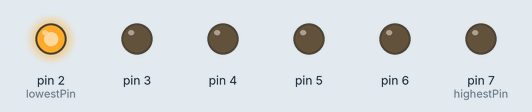
This sketch was run on a simulated Arduino Uno, built with avr-gcc and run on an emulated ATmega328P. Shown: output pins drawn as LEDs (lit = HIGH).

Above: at 0.3 s.
At 6.0 s:
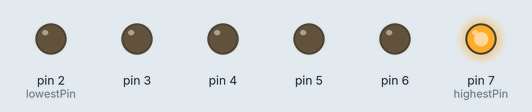
At 16.1 s:
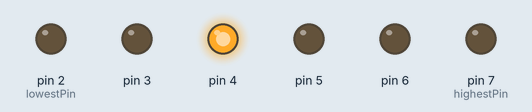
At 33.6 s:
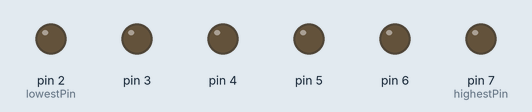
Timing chart, 0 to 35.5 s (numbered marks = the images above):
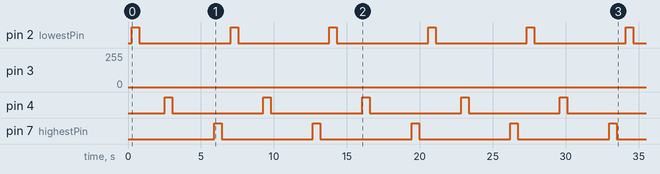

The sketch:

Serial.ino
```cpp
const int lowestPin = 2;

const int highestPin = 7;

void setup() {

  // set pins 2 through 7 as outputs:

  for (int thisPin = lowestPin; thisPin <= highestPin;
    thisPin++) {

    pinMode(thisPin, OUTPUT);

  }
}

void loop() {

  /*
  for (int thisPin = lowestPin; thisPin <= highestPin;
    thisPin++) {
    analogWrite(thisPin,255);
  }
  */
  // iterate over the pins:
  for (int thisPin = lowestPin; thisPin <= highestPin;
    thisPin++) {

    // fade the LED on thisPin from off to brightest:

    for (int brightness = 0; brightness < 255;
      brightness++) {

      analogWrite(thisPin, brightness);

      delay(2);

    }

    // fade the LED on thisPin from brightest to off:
    for (int brightness = 255; brightness >= 0;
      brightness--) {

      analogWrite(thisPin, brightness);

      delay(2);

    }

    // pause between LEDs:
    delay(100);

  }
}
```

Measured:
- by itself, pin 2 (lowestPin), pin 4, pin 7 (highestPin): alternates HIGH for 0.51 s and LOW for 6.3 s
